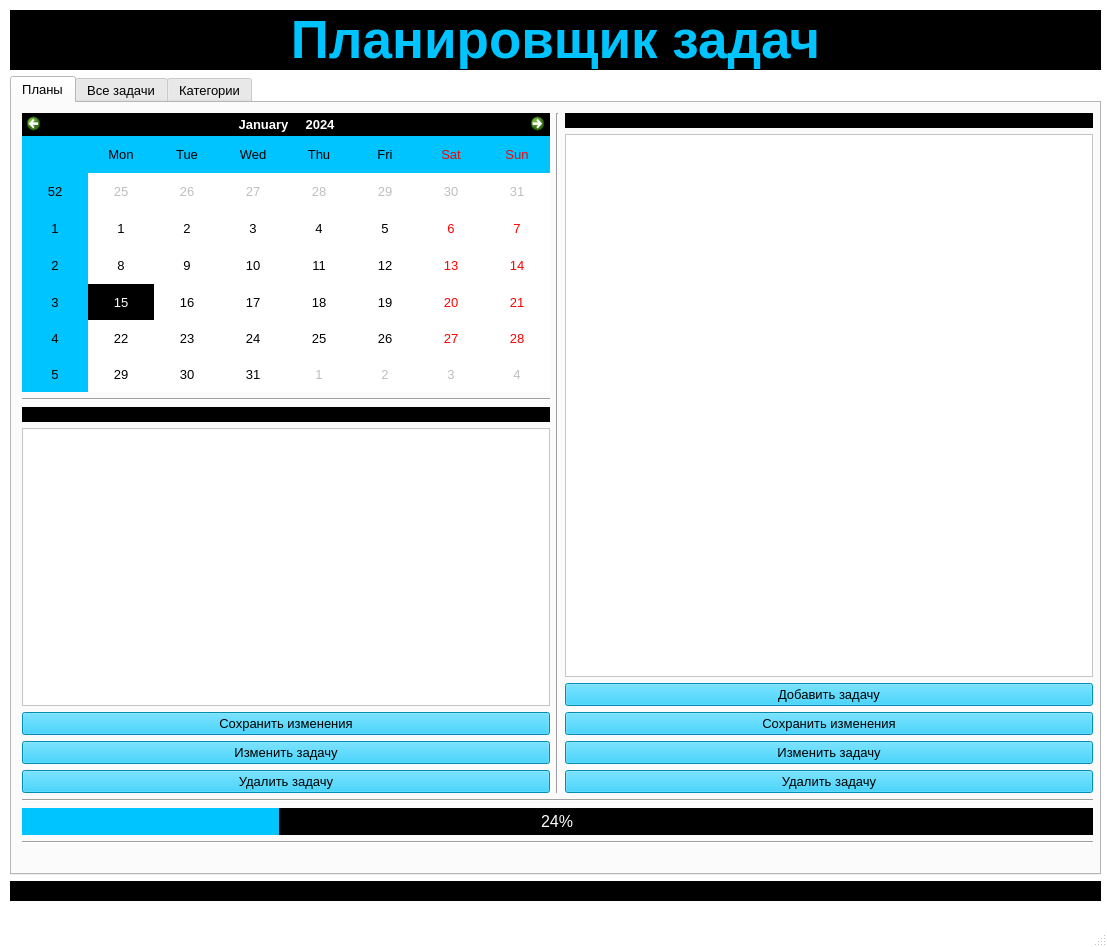
<?xml version="1.0" encoding="UTF-8"?>
<ui version="4.0">
 <class>MainWindow</class>
 <widget class="QMainWindow" name="MainWindow">
  <property name="geometry">
   <rect>
    <x>0</x>
    <y>0</y>
    <width>1107</width>
    <height>947</height>
   </rect>
  </property>
  <property name="palette">
   <palette>
    <active>
     <colorrole role="Base">
      <brush brushstyle="SolidPattern">
       <color alpha="255">
        <red>255</red>
        <green>255</green>
        <blue>255</blue>
       </color>
      </brush>
     </colorrole>
     <colorrole role="Window">
      <brush brushstyle="SolidPattern">
       <color alpha="255">
        <red>255</red>
        <green>255</green>
        <blue>255</blue>
       </color>
      </brush>
     </colorrole>
    </active>
    <inactive>
     <colorrole role="Base">
      <brush brushstyle="SolidPattern">
       <color alpha="255">
        <red>255</red>
        <green>255</green>
        <blue>255</blue>
       </color>
      </brush>
     </colorrole>
     <colorrole role="Window">
      <brush brushstyle="SolidPattern">
       <color alpha="255">
        <red>255</red>
        <green>255</green>
        <blue>255</blue>
       </color>
      </brush>
     </colorrole>
    </inactive>
    <disabled>
     <colorrole role="Base">
      <brush brushstyle="SolidPattern">
       <color alpha="255">
        <red>255</red>
        <green>255</green>
        <blue>255</blue>
       </color>
      </brush>
     </colorrole>
     <colorrole role="Window">
      <brush brushstyle="SolidPattern">
       <color alpha="255">
        <red>255</red>
        <green>255</green>
        <blue>255</blue>
       </color>
      </brush>
     </colorrole>
    </disabled>
   </palette>
  </property>
  <property name="font">
   <font>
    <pointsize>10</pointsize>
   </font>
  </property>
  <property name="windowTitle">
   <string>Планер задач</string>
  </property>
  <widget class="QWidget" name="centralwidget">
   <widget class="QWidget" name="verticalLayoutWidget">
    <property name="geometry">
     <rect>
      <x>10</x>
      <y>10</y>
      <width>1091</width>
      <height>891</height>
     </rect>
    </property>
    <layout class="QVBoxLayout" name="verticalLayout_3">
     <item>
      <widget class="QLabel" name="heading">
       <property name="font">
        <font>
         <pointsize>40</pointsize>
         <weight>75</weight>
         <italic>false</italic>
         <bold>true</bold>
         <underline>false</underline>
        </font>
       </property>
       <property name="styleSheet">
        <string notr="true">background-color: rgb(0, 0, 0);
color: rgb(0, 196, 255);</string>
       </property>
       <property name="text">
        <string>Планировщик задач</string>
       </property>
       <property name="alignment">
        <set>Qt::AlignCenter</set>
       </property>
      </widget>
     </item>
     <item>
      <widget class="QTabWidget" name="Planner_tab">
       <property name="currentIndex">
        <number>0</number>
       </property>
       <widget class="QWidget" name="Plans">
        <attribute name="title">
         <string>Планы</string>
        </attribute>
        <widget class="QWidget" name="verticalLayoutWidget_3">
         <property name="geometry">
          <rect>
           <x>10</x>
           <y>10</y>
           <width>1071</width>
           <height>731</height>
          </rect>
         </property>
         <layout class="QVBoxLayout" name="layout_1">
          <item>
           <layout class="QHBoxLayout" name="layout_1_1">
            <item>
             <layout class="QVBoxLayout" name="layout_1_1_1">
              <item>
               <widget class="QCalendarWidget" name="calendar">
                <property name="palette">
                 <palette>
                  <active>
                   <colorrole role="Highlight">
                    <brush brushstyle="SolidPattern">
                     <color alpha="255">
                      <red>0</red>
                      <green>0</green>
                      <blue>0</blue>
                     </color>
                    </brush>
                   </colorrole>
                   <colorrole role="HighlightedText">
                    <brush brushstyle="SolidPattern">
                     <color alpha="255">
                      <red>255</red>
                      <green>255</green>
                      <blue>255</blue>
                     </color>
                    </brush>
                   </colorrole>
                   <colorrole role="AlternateBase">
                    <brush brushstyle="SolidPattern">
                     <color alpha="255">
                      <red>0</red>
                      <green>196</green>
                      <blue>255</blue>
                     </color>
                    </brush>
                   </colorrole>
                  </active>
                  <inactive>
                   <colorrole role="Highlight">
                    <brush brushstyle="SolidPattern">
                     <color alpha="255">
                      <red>0</red>
                      <green>0</green>
                      <blue>0</blue>
                     </color>
                    </brush>
                   </colorrole>
                   <colorrole role="HighlightedText">
                    <brush brushstyle="SolidPattern">
                     <color alpha="255">
                      <red>255</red>
                      <green>255</green>
                      <blue>255</blue>
                     </color>
                    </brush>
                   </colorrole>
                   <colorrole role="AlternateBase">
                    <brush brushstyle="SolidPattern">
                     <color alpha="255">
                      <red>0</red>
                      <green>196</green>
                      <blue>255</blue>
                     </color>
                    </brush>
                   </colorrole>
                  </inactive>
                  <disabled>
                   <colorrole role="Highlight">
                    <brush brushstyle="SolidPattern">
                     <color alpha="255">
                      <red>0</red>
                      <green>0</green>
                      <blue>0</blue>
                     </color>
                    </brush>
                   </colorrole>
                   <colorrole role="HighlightedText">
                    <brush brushstyle="SolidPattern">
                     <color alpha="255">
                      <red>255</red>
                      <green>255</green>
                      <blue>255</blue>
                     </color>
                    </brush>
                   </colorrole>
                   <colorrole role="AlternateBase">
                    <brush brushstyle="SolidPattern">
                     <color alpha="255">
                      <red>0</red>
                      <green>196</green>
                      <blue>255</blue>
                     </color>
                    </brush>
                   </colorrole>
                  </disabled>
                 </palette>
                </property>
                <property name="font">
                 <font>
                  <pointsize>10</pointsize>
                  <weight>50</weight>
                  <bold>false</bold>
                 </font>
                </property>
                <property name="styleSheet">
                 <string notr="true">alternate-background-color:rgb(0, 196, 255);
selection-background-color: rgb(0, 0, 0); 
selection-color: rgb(255, 255, 255)</string>
                </property>
               </widget>
              </item>
              <item>
               <widget class="Line" name="line_4">
                <property name="orientation">
                 <enum>Qt::Horizontal</enum>
                </property>
               </widget>
              </item>
              <item>
               <widget class="QLabel" name="label_tasks_after_srok">
                <property name="font">
                 <font>
                  <pointsize>10</pointsize>
                  <weight>50</weight>
                  <italic>false</italic>
                  <bold>false</bold>
                 </font>
                </property>
                <property name="styleSheet">
                 <string notr="true">background-color: rgb(0, 0, 0);
color: rgb(255, 255, 255);</string>
                </property>
                <property name="text">
                 <string/>
                </property>
               </widget>
              </item>
              <item>
               <widget class="QTableWidget" name="table_tasks_after_srok">
                <property name="font">
                 <font>
                  <pointsize>10</pointsize>
                 </font>
                </property>
               </widget>
              </item>
              <item>
               <widget class="QPushButton" name="save_tasks_after_srok">
                <property name="font">
                 <font>
                  <pointsize>10</pointsize>
                  <weight>50</weight>
                  <bold>false</bold>
                 </font>
                </property>
                <property name="styleSheet">
                 <string notr="true">background-color: rgb(0, 196, 255)</string>
                </property>
                <property name="text">
                 <string>Сохранить изменения</string>
                </property>
               </widget>
              </item>
              <item>
               <widget class="QPushButton" name="change_tasks_after_srok">
                <property name="font">
                 <font>
                  <pointsize>10</pointsize>
                  <weight>50</weight>
                  <bold>false</bold>
                 </font>
                </property>
                <property name="styleSheet">
                 <string notr="true">background-color: rgb(0, 196, 255);</string>
                </property>
                <property name="text">
                 <string>Изменить задачу</string>
                </property>
               </widget>
              </item>
              <item>
               <widget class="QPushButton" name="delete_tasks_after_srok">
                <property name="font">
                 <font>
                  <pointsize>10</pointsize>
                  <weight>50</weight>
                  <bold>false</bold>
                 </font>
                </property>
                <property name="styleSheet">
                 <string notr="true">background-color: rgb(0, 196, 255)</string>
                </property>
                <property name="text">
                 <string>Удалить задачу</string>
                </property>
               </widget>
              </item>
             </layout>
            </item>
            <item>
             <widget class="Line" name="line_3">
              <property name="mouseTracking">
               <bool>false</bool>
              </property>
              <property name="orientation">
               <enum>Qt::Vertical</enum>
              </property>
             </widget>
            </item>
            <item>
             <layout class="QVBoxLayout" name="layout_1_1_2">
              <item>
               <widget class="QLabel" name="label_tasks_date">
                <property name="font">
                 <font>
                  <pointsize>10</pointsize>
                  <weight>50</weight>
                  <italic>false</italic>
                  <bold>false</bold>
                 </font>
                </property>
                <property name="styleSheet">
                 <string notr="true">background-color: rgb(0, 0, 0);
color: rgb(255, 255, 255);</string>
                </property>
                <property name="text">
                 <string/>
                </property>
               </widget>
              </item>
              <item>
               <widget class="QTableWidget" name="table_tasks_date">
                <property name="font">
                 <font>
                  <pointsize>10</pointsize>
                  <strikeout>false</strikeout>
                 </font>
                </property>
               </widget>
              </item>
              <item>
               <widget class="QPushButton" name="add_tasks_date">
                <property name="enabled">
                 <bool>true</bool>
                </property>
                <property name="font">
                 <font>
                  <pointsize>10</pointsize>
                  <weight>50</weight>
                  <bold>false</bold>
                 </font>
                </property>
                <property name="styleSheet">
                 <string notr="true">background-color: rgb(0, 196, 255);</string>
                </property>
                <property name="text">
                 <string>Добавить задачу</string>
                </property>
               </widget>
              </item>
              <item>
               <widget class="QPushButton" name="save_tasks_date">
                <property name="font">
                 <font>
                  <pointsize>10</pointsize>
                  <weight>50</weight>
                  <bold>false</bold>
                 </font>
                </property>
                <property name="styleSheet">
                 <string notr="true">background-color: rgb(0, 196, 255)</string>
                </property>
                <property name="text">
                 <string>Сохранить изменения</string>
                </property>
               </widget>
              </item>
              <item>
               <widget class="QPushButton" name="change_tasks_date">
                <property name="font">
                 <font>
                  <pointsize>10</pointsize>
                  <weight>50</weight>
                  <bold>false</bold>
                 </font>
                </property>
                <property name="styleSheet">
                 <string notr="true">background-color: rgb(0, 196, 255);</string>
                </property>
                <property name="text">
                 <string>Изменить задачу</string>
                </property>
               </widget>
              </item>
              <item>
               <widget class="QPushButton" name="delete_tasks_date">
                <property name="font">
                 <font>
                  <pointsize>10</pointsize>
                  <weight>50</weight>
                  <bold>false</bold>
                 </font>
                </property>
                <property name="styleSheet">
                 <string notr="true">background-color: rgb(0, 196, 255)</string>
                </property>
                <property name="text">
                 <string>Удалить задачу</string>
                </property>
               </widget>
              </item>
             </layout>
            </item>
           </layout>
          </item>
          <item>
           <widget class="Line" name="line_1">
            <property name="orientation">
             <enum>Qt::Horizontal</enum>
            </property>
           </widget>
          </item>
          <item>
           <widget class="QProgressBar" name="progress_of_tasks_date">
            <property name="palette">
             <palette>
              <active>
               <colorrole role="WindowText">
                <brush brushstyle="SolidPattern">
                 <color alpha="255">
                  <red>255</red>
                  <green>255</green>
                  <blue>255</blue>
                 </color>
                </brush>
               </colorrole>
               <colorrole role="Button">
                <brush brushstyle="SolidPattern">
                 <color alpha="255">
                  <red>0</red>
                  <green>0</green>
                  <blue>0</blue>
                 </color>
                </brush>
               </colorrole>
               <colorrole role="Text">
                <brush brushstyle="SolidPattern">
                 <color alpha="255">
                  <red>255</red>
                  <green>255</green>
                  <blue>255</blue>
                 </color>
                </brush>
               </colorrole>
               <colorrole role="ButtonText">
                <brush brushstyle="SolidPattern">
                 <color alpha="255">
                  <red>255</red>
                  <green>255</green>
                  <blue>255</blue>
                 </color>
                </brush>
               </colorrole>
               <colorrole role="Base">
                <brush brushstyle="SolidPattern">
                 <color alpha="255">
                  <red>0</red>
                  <green>0</green>
                  <blue>0</blue>
                 </color>
                </brush>
               </colorrole>
               <colorrole role="Window">
                <brush brushstyle="SolidPattern">
                 <color alpha="255">
                  <red>0</red>
                  <green>0</green>
                  <blue>0</blue>
                 </color>
                </brush>
               </colorrole>
              </active>
              <inactive>
               <colorrole role="WindowText">
                <brush brushstyle="SolidPattern">
                 <color alpha="255">
                  <red>255</red>
                  <green>255</green>
                  <blue>255</blue>
                 </color>
                </brush>
               </colorrole>
               <colorrole role="Button">
                <brush brushstyle="SolidPattern">
                 <color alpha="255">
                  <red>0</red>
                  <green>0</green>
                  <blue>0</blue>
                 </color>
                </brush>
               </colorrole>
               <colorrole role="Text">
                <brush brushstyle="SolidPattern">
                 <color alpha="255">
                  <red>255</red>
                  <green>255</green>
                  <blue>255</blue>
                 </color>
                </brush>
               </colorrole>
               <colorrole role="ButtonText">
                <brush brushstyle="SolidPattern">
                 <color alpha="255">
                  <red>255</red>
                  <green>255</green>
                  <blue>255</blue>
                 </color>
                </brush>
               </colorrole>
               <colorrole role="Base">
                <brush brushstyle="SolidPattern">
                 <color alpha="255">
                  <red>0</red>
                  <green>0</green>
                  <blue>0</blue>
                 </color>
                </brush>
               </colorrole>
               <colorrole role="Window">
                <brush brushstyle="SolidPattern">
                 <color alpha="255">
                  <red>0</red>
                  <green>0</green>
                  <blue>0</blue>
                 </color>
                </brush>
               </colorrole>
              </inactive>
              <disabled>
               <colorrole role="WindowText">
                <brush brushstyle="SolidPattern">
                 <color alpha="255">
                  <red>255</red>
                  <green>255</green>
                  <blue>255</blue>
                 </color>
                </brush>
               </colorrole>
               <colorrole role="Button">
                <brush brushstyle="SolidPattern">
                 <color alpha="255">
                  <red>0</red>
                  <green>0</green>
                  <blue>0</blue>
                 </color>
                </brush>
               </colorrole>
               <colorrole role="Text">
                <brush brushstyle="SolidPattern">
                 <color alpha="255">
                  <red>255</red>
                  <green>255</green>
                  <blue>255</blue>
                 </color>
                </brush>
               </colorrole>
               <colorrole role="ButtonText">
                <brush brushstyle="SolidPattern">
                 <color alpha="255">
                  <red>255</red>
                  <green>255</green>
                  <blue>255</blue>
                 </color>
                </brush>
               </colorrole>
               <colorrole role="Base">
                <brush brushstyle="SolidPattern">
                 <color alpha="255">
                  <red>0</red>
                  <green>0</green>
                  <blue>0</blue>
                 </color>
                </brush>
               </colorrole>
               <colorrole role="Window">
                <brush brushstyle="SolidPattern">
                 <color alpha="255">
                  <red>0</red>
                  <green>0</green>
                  <blue>0</blue>
                 </color>
                </brush>
               </colorrole>
              </disabled>
             </palette>
            </property>
            <property name="font">
             <font>
              <pointsize>12</pointsize>
             </font>
            </property>
            <property name="statusTip">
             <string extracomment="0"/>
            </property>
            <property name="layoutDirection">
             <enum>Qt::LeftToRight</enum>
            </property>
            <property name="autoFillBackground">
             <bool>false</bool>
            </property>
            <property name="styleSheet">
             <string notr="true">QProgressBar
{
  color: rgb(255, 255, 255);
  background-color : rgba(0, 0, 0, 255);
  border : 1px
}

QProgressBar::chunk 
{
  background-color: rgb(0, 196, 255);;
}</string>
            </property>
            <property name="value">
             <number>24</number>
            </property>
            <property name="alignment">
             <set>Qt::AlignCenter</set>
            </property>
            <property name="textVisible">
             <bool>true</bool>
            </property>
           </widget>
          </item>
          <item>
           <widget class="Line" name="line_2">
            <property name="orientation">
             <enum>Qt::Horizontal</enum>
            </property>
           </widget>
          </item>
         </layout>
        </widget>
       </widget>
       <widget class="QWidget" name="All_Tasks">
        <attribute name="title">
         <string>Все задачи</string>
        </attribute>
        <widget class="QWidget" name="verticalLayoutWidget_4">
         <property name="geometry">
          <rect>
           <x>10</x>
           <y>10</y>
           <width>791</width>
           <height>751</height>
          </rect>
         </property>
         <layout class="QVBoxLayout" name="layuot_3">
          <item>
           <widget class="QPushButton" name="add_tasks_all">
            <property name="font">
             <font>
              <pointsize>10</pointsize>
             </font>
            </property>
            <property name="styleSheet">
             <string notr="true">background-color: rgb(0, 196, 255);</string>
            </property>
            <property name="text">
             <string>Добавить задачу</string>
            </property>
           </widget>
          </item>
          <item>
           <widget class="QPushButton" name="save_tasks_all">
            <property name="font">
             <font>
              <pointsize>10</pointsize>
             </font>
            </property>
            <property name="styleSheet">
             <string notr="true">background-color: rgb(0, 196, 255);</string>
            </property>
            <property name="text">
             <string>Сохранить именения</string>
            </property>
           </widget>
          </item>
          <item>
           <widget class="QPushButton" name="delete_tasks_all">
            <property name="font">
             <font>
              <pointsize>10</pointsize>
             </font>
            </property>
            <property name="styleSheet">
             <string notr="true">background-color: rgb(0, 196, 255);</string>
            </property>
            <property name="text">
             <string>Удалить задачу</string>
            </property>
           </widget>
          </item>
          <item>
           <layout class="QHBoxLayout" name="layuot_3_1">
            <item>
             <widget class="QComboBox" name="choice_sort_tasks_all">
              <property name="styleSheet">
               <string notr="true">color: rgb(255, 255, 255);
background-color : rgb(0, 0, 0)</string>
              </property>
             </widget>
            </item>
            <item>
             <widget class="QPushButton" name="sort_tasks_all">
              <property name="font">
               <font>
                <pointsize>10</pointsize>
               </font>
              </property>
              <property name="styleSheet">
               <string notr="true">background-color: rgb(0, 196, 255);</string>
              </property>
              <property name="text">
               <string>Сортировать</string>
              </property>
             </widget>
            </item>
           </layout>
          </item>
          <item>
           <widget class="QTableWidget" name="table_tasks_all"/>
          </item>
         </layout>
        </widget>
        <widget class="QWidget" name="verticalLayoutWidget_2">
         <property name="geometry">
          <rect>
           <x>820</x>
           <y>10</y>
           <width>251</width>
           <height>751</height>
          </rect>
         </property>
         <layout class="QVBoxLayout" name="layuot_2">
          <item>
           <widget class="QLabel" name="label_goals">
            <property name="font">
             <font>
              <pointsize>10</pointsize>
             </font>
            </property>
            <property name="styleSheet">
             <string notr="true">background-color: rgb(0, 0, 0);
color: rgb(255, 255, 255);</string>
            </property>
            <property name="text">
             <string>Цели</string>
            </property>
            <property name="alignment">
             <set>Qt::AlignCenter</set>
            </property>
           </widget>
          </item>
          <item>
           <widget class="QTextEdit" name="text_goals"/>
          </item>
          <item>
           <widget class="QPushButton" name="save_goals">
            <property name="font">
             <font>
              <pointsize>10</pointsize>
             </font>
            </property>
            <property name="styleSheet">
             <string notr="true">background-color: rgb(0, 196, 255);</string>
            </property>
            <property name="text">
             <string>Сохранить цели</string>
            </property>
           </widget>
          </item>
         </layout>
        </widget>
        <widget class="Line" name="line_5">
         <property name="geometry">
          <rect>
           <x>800</x>
           <y>10</y>
           <width>20</width>
           <height>751</height>
          </rect>
         </property>
         <property name="orientation">
          <enum>Qt::Vertical</enum>
         </property>
        </widget>
       </widget>
       <widget class="QWidget" name="Categories">
        <attribute name="title">
         <string>Категории</string>
        </attribute>
        <widget class="QWidget" name="horizontalLayoutWidget_3">
         <property name="geometry">
          <rect>
           <x>20</x>
           <y>10</y>
           <width>1061</width>
           <height>741</height>
          </rect>
         </property>
         <layout class="QHBoxLayout" name="layuot_4">
          <item>
           <layout class="QVBoxLayout" name="layuot_4_2">
            <item>
             <layout class="QHBoxLayout" name="layuot_4_2_1">
              <item>
               <widget class="QPushButton" name="add_category">
                <property name="font">
                 <font>
                  <pointsize>10</pointsize>
                 </font>
                </property>
                <property name="styleSheet">
                 <string notr="true">background-color: rgb(0, 196, 255);</string>
                </property>
                <property name="text">
                 <string>Создать категорию</string>
                </property>
               </widget>
              </item>
              <item>
               <spacer name="spacer_1">
                <property name="orientation">
                 <enum>Qt::Horizontal</enum>
                </property>
                <property name="sizeHint" stdset="0">
                 <size>
                  <width>40</width>
                  <height>20</height>
                 </size>
                </property>
               </spacer>
              </item>
              <item>
               <widget class="QPushButton" name="change_category">
                <property name="font">
                 <font>
                  <pointsize>10</pointsize>
                 </font>
                </property>
                <property name="styleSheet">
                 <string notr="true">background-color: rgb(0, 196, 255);</string>
                </property>
                <property name="text">
                 <string>Изменить категорию</string>
                </property>
               </widget>
              </item>
              <item>
               <spacer name="spacer_2">
                <property name="orientation">
                 <enum>Qt::Horizontal</enum>
                </property>
                <property name="sizeHint" stdset="0">
                 <size>
                  <width>40</width>
                  <height>20</height>
                 </size>
                </property>
               </spacer>
              </item>
              <item>
               <widget class="QPushButton" name="delete_category">
                <property name="font">
                 <font>
                  <pointsize>10</pointsize>
                 </font>
                </property>
                <property name="styleSheet">
                 <string notr="true">background-color: rgb(0, 196, 255);</string>
                </property>
                <property name="text">
                 <string>Удалить категорию</string>
                </property>
               </widget>
              </item>
             </layout>
            </item>
            <item>
             <widget class="QTableWidget" name="table_categories"/>
            </item>
           </layout>
          </item>
          <item>
           <layout class="QHBoxLayout" name="layuot_4_1">
            <item>
             <layout class="QVBoxLayout" name="layuot_4_1_1">
              <item>
               <widget class="QLabel" name="label_notes">
                <property name="font">
                 <font>
                  <pointsize>10</pointsize>
                 </font>
                </property>
                <property name="styleSheet">
                 <string notr="true">background-color: rgb(0, 0, 0);
color: rgb(255, 255, 255);</string>
                </property>
                <property name="text">
                 <string>Заметки</string>
                </property>
                <property name="alignment">
                 <set>Qt::AlignCenter</set>
                </property>
               </widget>
              </item>
              <item>
               <widget class="QTextEdit" name="text_notes"/>
              </item>
              <item>
               <widget class="QPushButton" name="save_notes">
                <property name="font">
                 <font>
                  <pointsize>10</pointsize>
                 </font>
                </property>
                <property name="styleSheet">
                 <string notr="true">background-color: rgb(0, 196, 255);</string>
                </property>
                <property name="text">
                 <string>Сохранить заметки</string>
                </property>
               </widget>
              </item>
             </layout>
            </item>
            <item>
             <layout class="QVBoxLayout" name="layuot_4_1_2">
              <item>
               <widget class="QLabel" name="label_quotes">
                <property name="font">
                 <font>
                  <pointsize>10</pointsize>
                 </font>
                </property>
                <property name="styleSheet">
                 <string notr="true">background-color: rgb(0, 0, 0);
color: rgb(255, 255, 255);</string>
                </property>
                <property name="text">
                 <string>Цитаты</string>
                </property>
                <property name="alignment">
                 <set>Qt::AlignCenter</set>
                </property>
               </widget>
              </item>
              <item>
               <widget class="QTextEdit" name="text_quotes"/>
              </item>
              <item>
               <widget class="QPushButton" name="save_quotes">
                <property name="font">
                 <font>
                  <pointsize>10</pointsize>
                 </font>
                </property>
                <property name="styleSheet">
                 <string notr="true">background-color: rgb(0, 196, 255);</string>
                </property>
                <property name="text">
                 <string>Сохранить цитаты</string>
                </property>
               </widget>
              </item>
             </layout>
            </item>
           </layout>
          </item>
         </layout>
        </widget>
       </widget>
      </widget>
     </item>
     <item>
      <widget class="QLabel" name="label_quote">
       <property name="font">
        <font>
         <pointsize>13</pointsize>
         <weight>75</weight>
         <italic>true</italic>
         <bold>true</bold>
         <underline>false</underline>
         <kerning>false</kerning>
        </font>
       </property>
       <property name="styleSheet">
        <string notr="true">background-color: rgb(0, 0, 0);
color: rgb(0, 196, 255);</string>
       </property>
       <property name="text">
        <string/>
       </property>
      </widget>
     </item>
    </layout>
   </widget>
  </widget>
  <widget class="QMenuBar" name="menubar">
   <property name="geometry">
    <rect>
     <x>0</x>
     <y>0</y>
     <width>1107</width>
     <height>21</height>
    </rect>
   </property>
  </widget>
  <widget class="QStatusBar" name="statusbar"/>
 </widget>
 <resources/>
 <connections/>
</ui>
